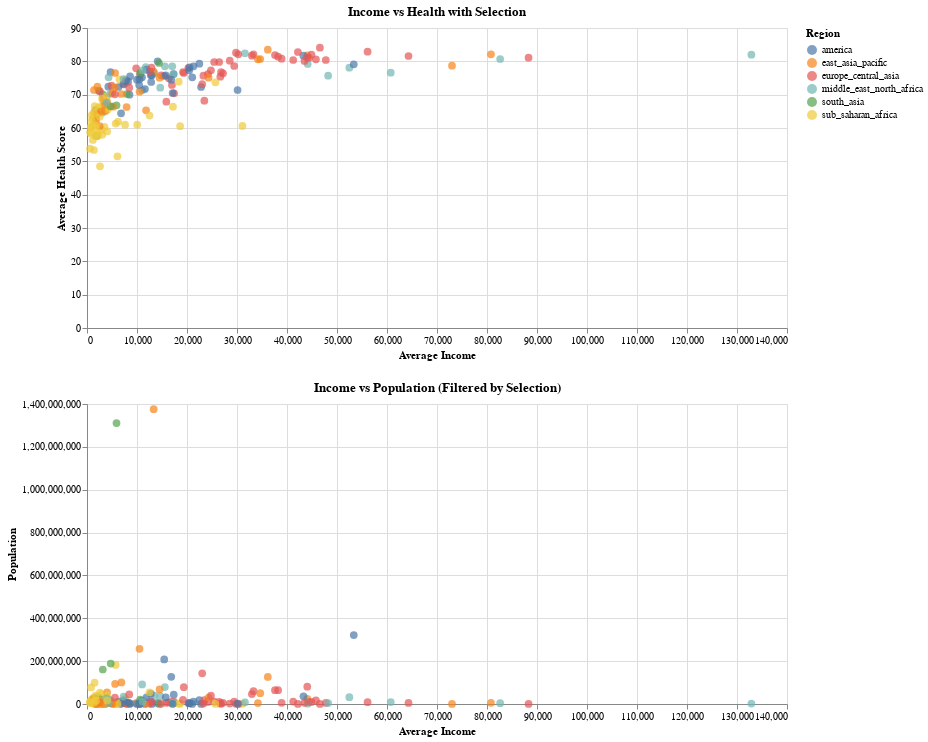

The notebook cell this image was saved under:
### Markdown cell above
### Part 1.3 Select across multiple panels (5 points)

Now add an interval selection such that the user can select over any income range, such that we can generate a second plot to show the relationship between income and population for the given range.

### Code cell
income_selection = alt.selection_interval(encodings=['x'])

# income vs Health with interval selection
income_health_plot = alt.Chart(gapminder).mark_circle(size=60).encode(
    x=alt.X('income:Q', title='Average Income'),
    y=alt.Y('health:Q', title='Average Health Score'),
    color=alt.Color('region:N', title='Region'),
    tooltip=[alt.Tooltip('country:N', title='Country'), alt.Tooltip('population:Q', title='Population')]
).add_selection(
    income_selection
).properties(
    width=700,
    height=300,
    title='Income vs Health with Selection'
)

# income vs Population reflecting the selected range
income_population_plot = alt.Chart(gapminder).mark_circle(size=60).encode(
    x=alt.X('income:Q', title='Average Income'),
    y=alt.Y('population:Q', title='Population'),
    color=alt.Color('region:N', title='Region'),
    tooltip=[alt.Tooltip('country:N', title='Country'), alt.Tooltip('population:Q', title='Population')]
).transform_filter(
    income_selection
).properties(
    width=700,
    height=300,
    title='Income vs Population (Filtered by Selection)'
)

# combine the plots
final_chart = alt.vconcat(
    income_health_plot,
    income_population_plot
)

final_chart

### Figure 1 — Vega-Lite specification as saved in the notebook (floating-point values rounded to 4 significant figures; data arrays with more than 128 entries replaced by an {"elided": "..."} marker saying what was removed)
{"config": {"view": {"continuousWidth": 400, "continuousHeight": 300}}, "vconcat": [{"mark": {"type": "circle", "size": 60}, "encoding": {"color": {"field": "region", "title": "Region", "type": "nominal"}, "tooltip": [{"field": "country", "title": "Country", "type": "nominal"}, {"field": "population", "title": "Population", "type": "quantitative"}], "x": {"field": "income", "title": "Average Income", "type": "quantitative"}, "y": {"field": "health", "title": "Average Health Score", "type": "quantitative"}}, "height": 300, "selection": {"selector007": {"type": "interval", "encodings": ["x"]}}, "title": "Income vs Health with Selection", "width": 700}, {"mark": {"type": "circle", "size": 60}, "encoding": {"color": {"field": "region", "title": "Region", "type": "nominal"}, "tooltip": [{"field": "country", "title": "Country", "type": "nominal"}, {"field": "population", "title": "Population", "type": "quantitative"}], "x": {"field": "income", "title": "Average Income", "type": "quantitative"}, "y": {"field": "population", "title": "Population", "type": "quantitative"}}, "height": 300, "title": "Income vs Population (Filtered by Selection)", "transform": [{"filter": {"selection": "selector007"}}], "width": 700}], "data": {"name": "data-ca24f9a7ec291df1ebdcde48d4b02821"}, "$schema": "https://vega.github.io/schema/vega-lite/v4.17.0.json", "datasets": {"data-ca24f9a7ec291df1ebdcde48d4b02821": {"elided": "187 records"}}}
